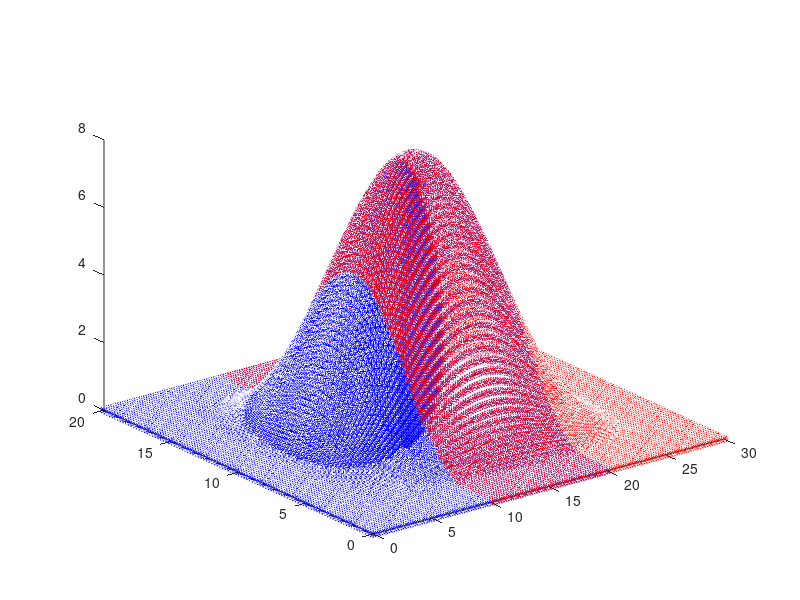
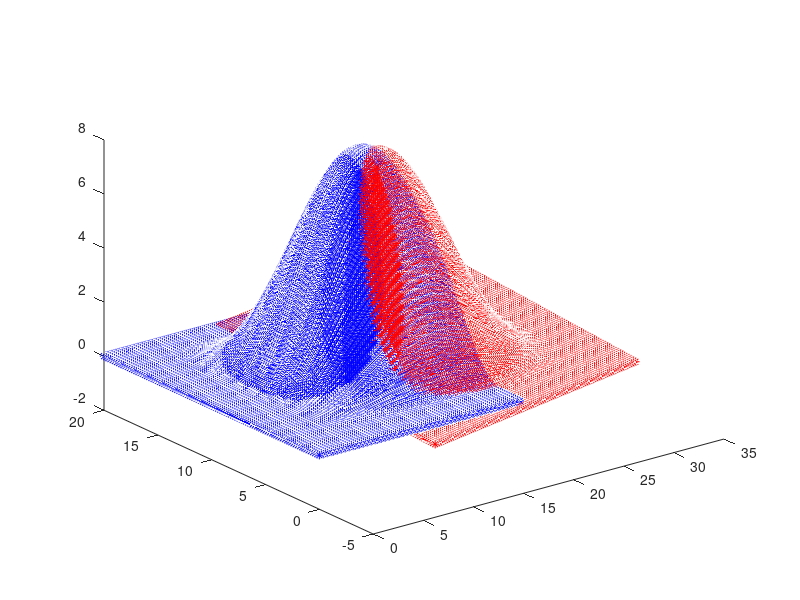

Source code (MATLAB) for these figures, in order: (Note: this script raises an error after producing the figures.)
% Ganarate example data
% ---------------------

% The data are represented by m by m points in xy plane with value of z
% coordinate corresponds to sin(a)*cos(b) - hill with different steepnes 
% of slopes.

% Definition of xy raster resolution
%
m = 0:0.2:20;

% Generate xy coordinate base
% x1 = [x y z 1] point coordinates
%
x1 = zeros(length(m)^2,4);
p = repmat(m',1,length(m));
x1(:,1) = p(:)';
p = repmat(m,length(m),1);
x1(:,2) = p(:)';
x1(:,4) = ones(size(x1,1),1);

% Points in second set of points will be 
% shiftet by 10 along x axis
% 
x2 = x1;
x2(:,1) = x2(:,1) + 10;

% Z axis is computed as fuction of x,y coordinates
%
x1(:,3) = ((cos((x1(:,1)-15)/12*pi)+1).*(cos((x1(:,2)-10)/8*pi)+1)) .* 2;
x1(:,3) = x1(:,3).*(abs((x1(:,1)-15)/12*pi)<=pi);
x1(:,3) = x1(:,3).*(abs((x1(:,2)-10)/8*pi)<=pi);
x2(:,3) = ((cos((x2(:,1)-15)/12*pi)+1).*(cos((x2(:,2)-10)/8*pi)+1)) .* 2;
x2(:,3) = x2(:,3).*(abs((x2(:,1)-15)/12*pi)<=pi);
x2(:,3) = x2(:,3).*(abs((x2(:,2)-10)/8*pi)<=pi);

% Presentation of point clouds in original position
%
figure(1);
set(gcf,'NumberTitle','off','Name','Original 3D data')
plot3(x1(:,1),x1(:,2),x1(:,3),'b*'); hold on
plot3(x2(:,1),x2(:,2),x2(:,3),'r*'); hold off
rotate3d on

% Second point cloud (x2) will be rotated and
% shifte by known transformation
%
a1 = 2/180*pi; % angle around x axis
a2 = 3/180*pi; % angle around y axis

% Center of rotation
t1 = eye(4,4);
t1(4,1) = -15; t1(4,2) = -10;
% Rotation  around x axis
t2 = eye(4,4);
t2(2,2) = cos(a1); t2(2,3) = sin(a1);
t2(3,2) = -sin(a1); t2(3,3) = cos(a1);
% Rotation  around y axis
t3 = eye(4,4);
t3(1,1) = cos(a2); t3(1,3) = sin(a2);
t3(3,1) = -sin(a2); t3(3,3) = cos(a2);
% Final translation
t4 = eye(4,4);
t4(4,1) = 1; t4(4,2) = -0.5;
% Compose transforamtion matrix
t = t1*t2*t3*inv(t1)*t4;
% Transformation of x2 point cloud
xt = x2*t;

% Presentation of point clouds after 
% known testing transformation
%
figure(2);
set(gcf,'NumberTitle','off','Name','3D matching input data')
plot3(x1(:,1),x1(:,2),x1(:,3),'b*'); hold on
plot3(xt(:,1),xt(:,2),xt(:,3),'r*'); hold off
rotate3d on

% Matching of point set x1 and transformed point set xt (made from x2).
% Algoritm look for euclidean transformation which transforms points xt
% into coordinate system of set x1 and minimize reciprocal point distance
% between poins from x1 set and xt set.
%
tf = vtxicrp(xt,x1);

% Transformation of xt poinst by found transformation
%
xr = xt*tf;

% Presentation of point clouds transformed into
% common coordinate system by transformation
% which has been obtained by ICRP.
%
figure(3);
set(gcf,'NumberTitle','off','Name','Result of matching')
plot3(x1(:,1),x1(:,2),x1(:,3),'b*'); hold on
plot3(xr(:,1),xr(:,2),xr(:,3),'g*'); hold off
rotate3d on

% Show numerical results
%
disp(' ');
disp('Original transformation:');
disp(inv(t));
disp('Found transformation:');
disp(tf);

